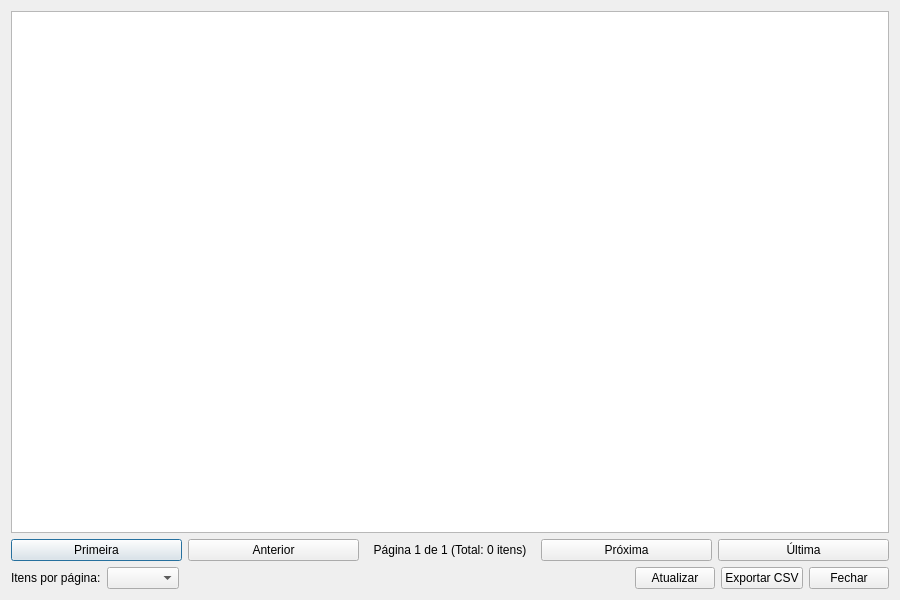
<?xml version="1.0" encoding="UTF-8"?>
<ui version="4.0">
 <class>DownloadsDeletadosDialog</class>
 <widget class="QDialog" name="DownloadsDeletadosDialog">
  <property name="geometry">
   <rect>
    <x>0</x>
    <y>0</y>
    <width>900</width>
    <height>600</height>
   </rect>
  </property>
  <property name="windowTitle">
   <string>Downloads Excluídos</string>
  </property>
  <layout class="QVBoxLayout" name="verticalLayout">
   <item>
    <widget class="QTableWidget" name="downloadsTable">
     <property name="editTriggers">
      <set>QAbstractItemView::NoEditTriggers</set>
     </property>
     <property name="selectionBehavior">
      <enum>QAbstractItemView::SelectRows</enum>
     </property>
     <property name="sortingEnabled">
      <bool>true</bool>
     </property>
     <attribute name="horizontalHeaderStretchLastSection">
      <bool>true</bool>
     </attribute>
    </widget>
   </item>
   <item>
    <layout class="QHBoxLayout" name="paginationLayout">
     <item>
      <widget class="QPushButton" name="firstPageButton">
       <property name="text">
        <string>Primeira</string>
       </property>
      </widget>
     </item>
     <item>
      <widget class="QPushButton" name="prevPageButton">
       <property name="text">
        <string>Anterior</string>
       </property>
      </widget>
     </item>
     <item>
      <widget class="QLabel" name="pageInfoLabel">
       <property name="text">
        <string>Página 1 de 1 (Total: 0 itens)</string>
       </property>
       <property name="alignment">
        <set>Qt::AlignCenter</set>
       </property>
      </widget>
     </item>
     <item>
      <widget class="QPushButton" name="nextPageButton">
       <property name="text">
        <string>Próxima</string>
       </property>
      </widget>
     </item>
     <item>
      <widget class="QPushButton" name="lastPageButton">
       <property name="text">
        <string>Última</string>
       </property>
      </widget>
     </item>
    </layout>
   </item>
   <item>
    <layout class="QHBoxLayout" name="bottomLayout">
     <item>
      <widget class="QLabel" name="pageSizeLabel">
       <property name="text">
        <string>Itens por página:</string>
       </property>
      </widget>
     </item>
     <item>
      <widget class="QComboBox" name="pageSizeComboBox"/>
     </item>
     <item>
      <spacer name="horizontalSpacer">
       <property name="orientation">
        <enum>Qt::Horizontal</enum>
       </property>
       <property name="sizeHint" stdset="0">
        <size>
         <width>40</width>
         <height>20</height>
        </size>
       </property>
      </spacer>
     </item>
     <item>
      <widget class="QPushButton" name="refreshButton">
       <property name="text">
        <string>Atualizar</string>
       </property>
      </widget>
     </item>
     <item>
      <widget class="QPushButton" name="exportCSVButton">
       <property name="text">
        <string>Exportar CSV</string>
       </property>
      </widget>
     </item>
     <item>
      <widget class="QPushButton" name="closeButton">
       <property name="text">
        <string>Fechar</string>
       </property>
      </widget>
     </item>
    </layout>
   </item>
  </layout>
 </widget>
 <resources/>
 <connections/>
</ui>
